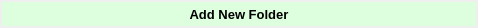
<?xml version="1.0" encoding="UTF-8"?>
<ui version="4.0">
 <class>Form</class>
 <widget class="QWidget" name="Form">
  <property name="geometry">
   <rect>
    <x>0</x>
    <y>0</y>
    <width>478</width>
    <height>28</height>
   </rect>
  </property>
  <property name="windowTitle">
   <string>Form</string>
  </property>
  <layout class="QHBoxLayout" name="horizontalLayout">
   <property name="spacing">
    <number>2</number>
   </property>
   <property name="leftMargin">
    <number>2</number>
   </property>
   <property name="topMargin">
    <number>2</number>
   </property>
   <property name="rightMargin">
    <number>2</number>
   </property>
   <property name="bottomMargin">
    <number>2</number>
   </property>
   <item>
    <widget class="QPushButton" name="btn_add">
     <property name="minimumSize">
      <size>
       <width>0</width>
       <height>24</height>
      </size>
     </property>
     <property name="font">
      <font>
       <family>Arial</family>
       <pointsize>10</pointsize>
       <weight>75</weight>
       <bold>true</bold>
      </font>
     </property>
     <property name="styleSheet">
      <string notr="true">QPushButton {
    background-color: #deffde;
    border: none;
}
QPushButton:hover {
    background-color: #cdffcd;
}
QPushButton:pressed {
    background-color: #c4ffc4;
}</string>
     </property>
     <property name="text">
      <string>Add New Folder</string>
     </property>
    </widget>
   </item>
  </layout>
 </widget>
 <resources/>
 <connections/>
</ui>
